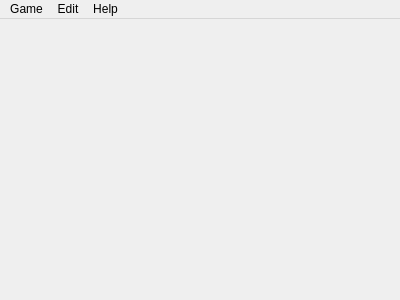
<?xml version="1.0" encoding="UTF-8"?>
<ui version="4.0">
 <class>SolWindow</class>
 <widget class="QMainWindow" name="SolWindow">
  <property name="geometry">
   <rect>
    <x>0</x>
    <y>0</y>
    <width>400</width>
    <height>300</height>
   </rect>
  </property>
  <property name="windowTitle">
   <string>SolWindow</string>
  </property>
  <widget class="QWidget" name="centralWidget"/>
  <widget class="QMenuBar" name="menuBar">
   <property name="geometry">
    <rect>
     <x>0</x>
     <y>0</y>
     <width>400</width>
     <height>21</height>
    </rect>
   </property>
   <widget class="QMenu" name="menuGame">
    <property name="title">
     <string>Game</string>
    </property>
    <addaction name="actionNew_Game"/>
   </widget>
   <widget class="QMenu" name="menuEdit">
    <property name="title">
     <string>Edit</string>
    </property>
    <widget class="QMenu" name="menuSpider">
     <property name="title">
      <string>Spider</string>
     </property>
     <addaction name="actionEasy"/>
     <addaction name="actionMedium"/>
     <addaction name="actionHard"/>
    </widget>
    <addaction name="actionKlondike"/>
    <addaction name="menuSpider"/>
    <addaction name="actionFreeCell"/>
   </widget>
   <widget class="QMenu" name="menuHelp">
    <property name="title">
     <string>Help</string>
    </property>
   </widget>
   <addaction name="menuGame"/>
   <addaction name="menuEdit"/>
   <addaction name="menuHelp"/>
  </widget>
  <action name="actionNew_Game">
   <property name="text">
    <string>New Game</string>
   </property>
   <property name="shortcut">
    <string>Ctrl+R</string>
   </property>
  </action>
  <action name="actionKlondike">
   <property name="text">
    <string>Klondike</string>
   </property>
  </action>
  <action name="actionFreeCell">
   <property name="text">
    <string>FreeCell</string>
   </property>
  </action>
  <action name="actionEasy">
   <property name="text">
    <string>Easy</string>
   </property>
  </action>
  <action name="actionMedium">
   <property name="text">
    <string>Medium</string>
   </property>
  </action>
  <action name="actionHard">
   <property name="text">
    <string>Hard</string>
   </property>
  </action>
 </widget>
 <layoutdefault spacing="6" margin="11"/>
 <resources/>
 <connections/>
</ui>
